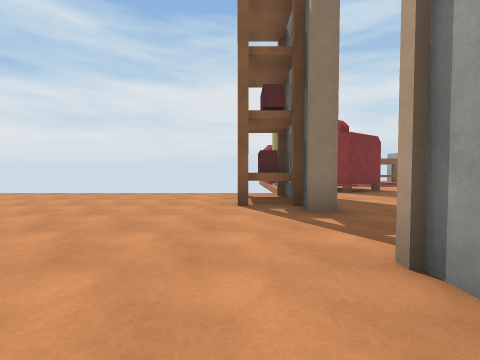
[1] (above)

24 first-person views from a walk through a 3-D level made in the Unity game engine. The camera is 1.3 m above the floor, tilts 2° down and sees 90° across. The floor is counted in squares, 2 m on a side. Each view is taken from the middle of a square. On the plan, view 1 faces up. The plan holds only what a view shows up to about 9 squares ahead; the rest is blank. The player is left out. Surface patterns are stand-ins for the level's own textures.

[2]
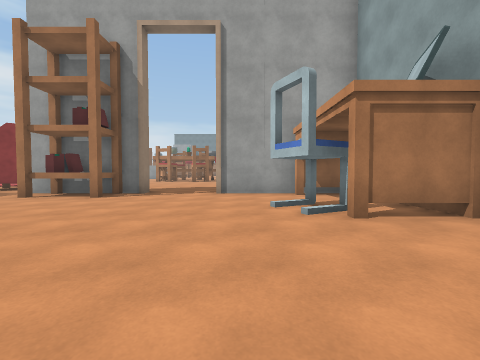

[3]
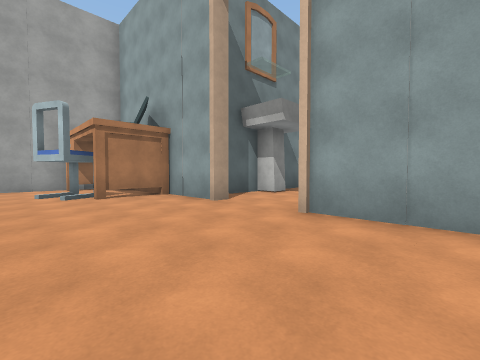

[4]
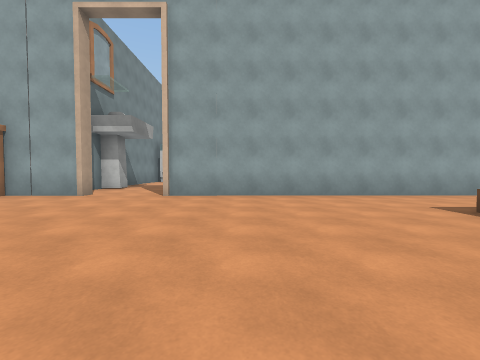

[5]
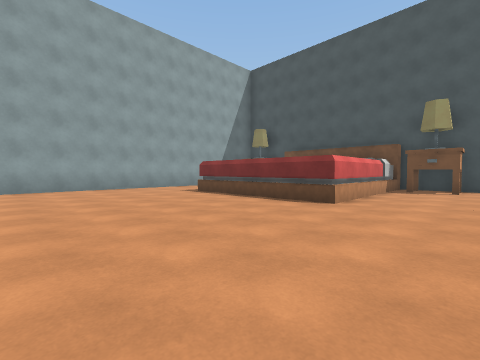

[6]
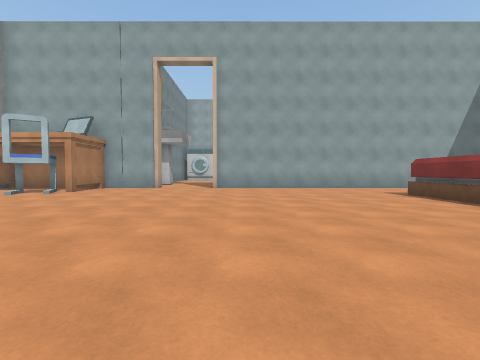

[7]
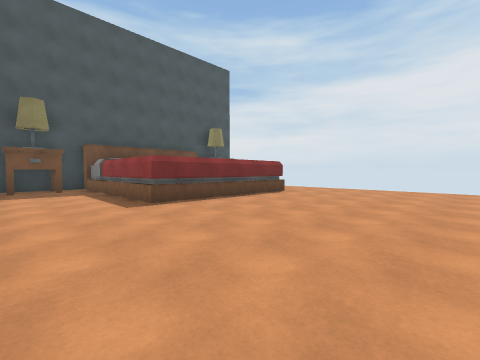

[8]
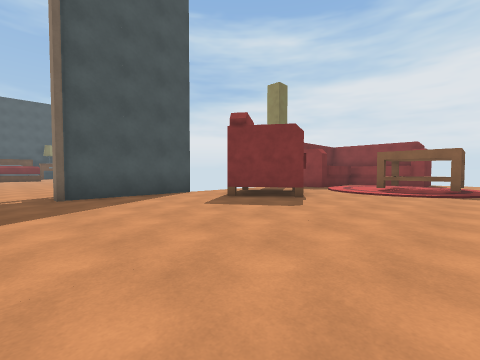

[9]
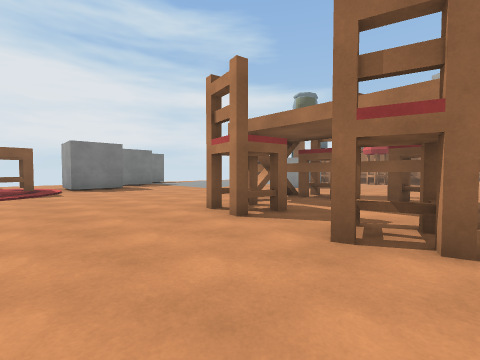

[10]
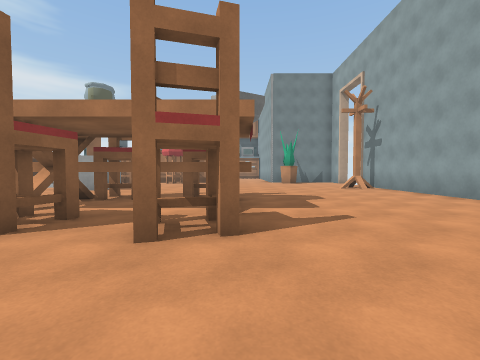

[11]
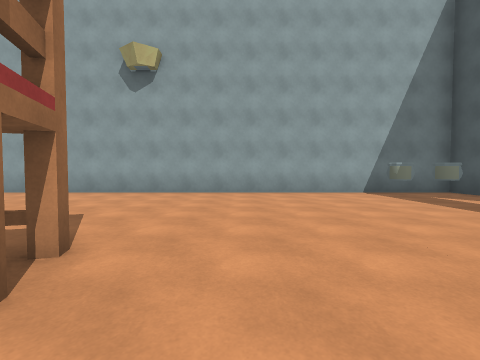

[12]
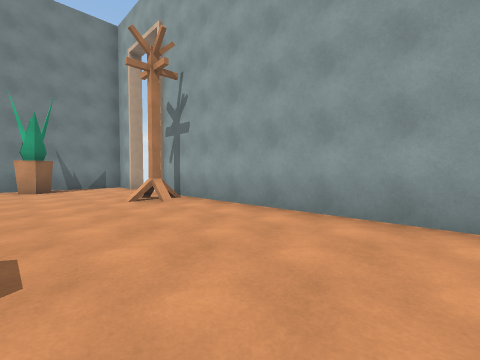

[13]
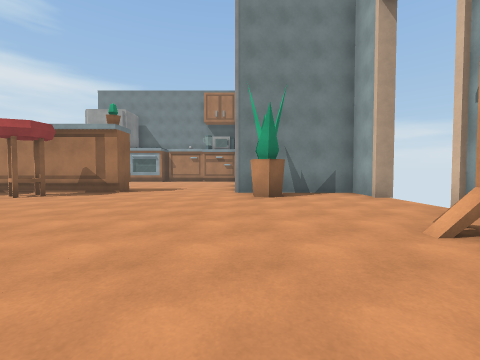

[14]
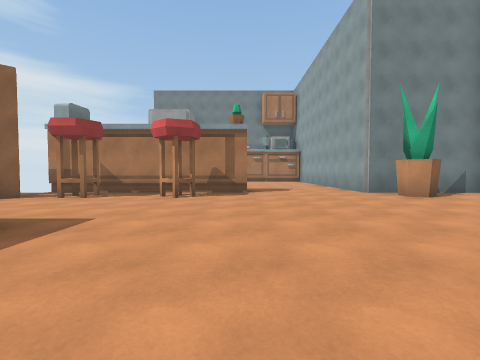

[15]
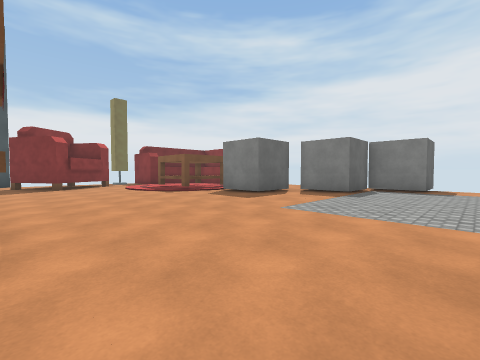

[16]
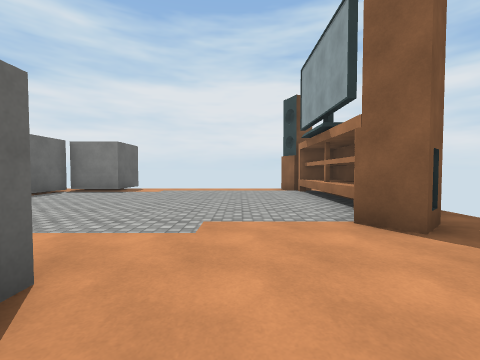

[17]
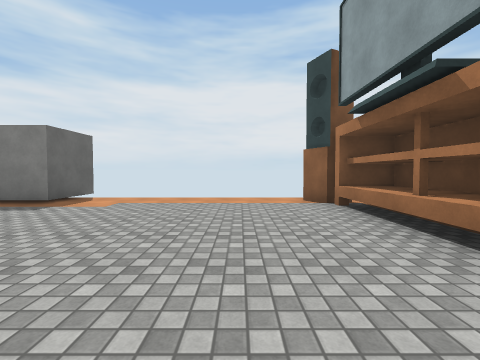

[18]
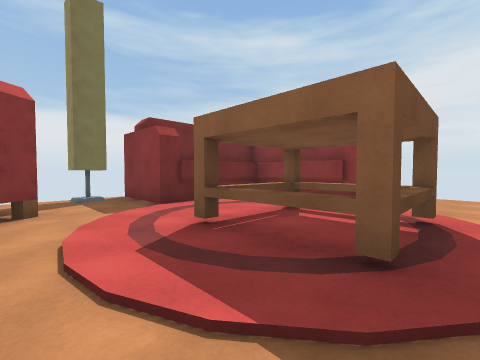

[19]
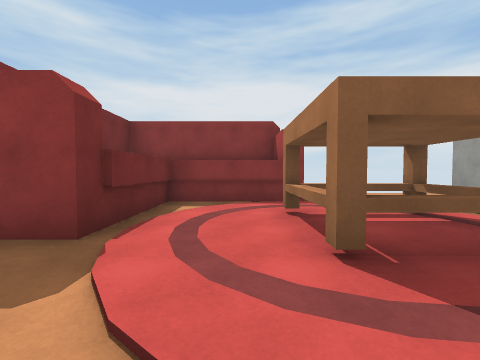

[20]
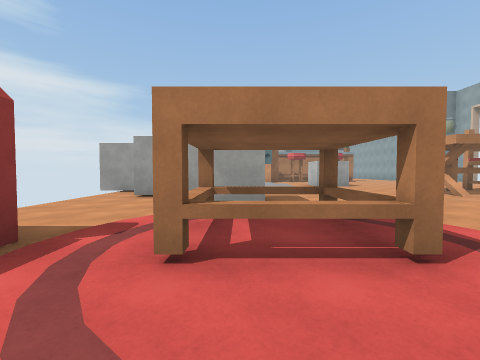

[21]
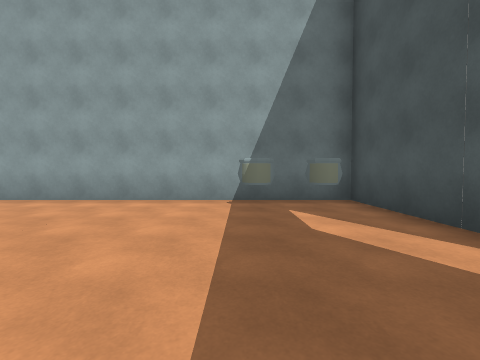

[22]
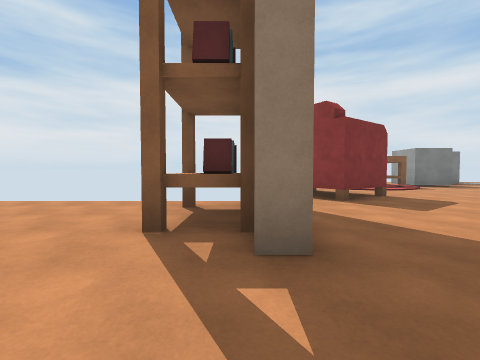

[23]
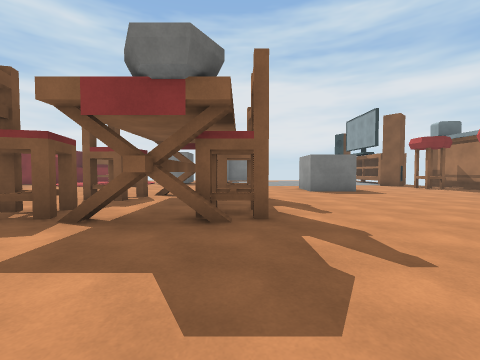

[24]
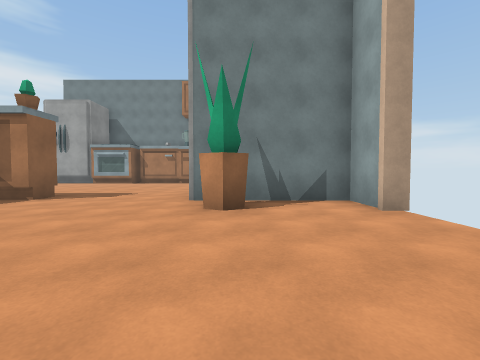

### Floor plan
Key: @ floor where view 1 was taken; # wall or solid block; x gap in a wall; . floor; = window, fence, low wall or low ledge; ^ raised ledge; B books; K bookshelf; S sink; T table; H thing the floor can be seen under or through; R rack; P plant; E speaker; O other object.
Columns run from 19 left of view 1 to 25 right of it. Each row starts with its distance up from view 1.
 18                                x x
 17                           ......#......##
 16                       ####....###......E#
 15                       #.......##.......=#
 14                       #.....###........##
 13                     ###..TT.##.........=
 12                      ....TT............#
 11                      #.................E.x
 10                      ##O.................#
  9                      #OO...........#...O.#
  8                      .##...........#.....#
  7 #...................#.........HH.......O.#
  6  OO................BB........O.HO........# ..
  5  #^^^^^............KK..........H.........#...
  4       ^.............#........O.HO............
  3       ^......................OHH.............
  2       ^......................................
  1 ##^^^^^.............#....................##
  0 #................#.@#..................P.#
 -1  OO.............O#..#O.O.................#
 -2  #..............O...O..............R.....#
 -3    ##########..##   #################x x##
 -4              ...#
 -5              ..S
 -6               ..

Where each view was taken, in squares from view 1:
view 1: 0 up, 0 right, facing up
view 2: 1 up, 6 left, facing right
view 3: 1 up, 9 left, facing down-right
view 4: 4 up, 9 left, facing down
view 5: 7 up, 8 left, facing down-left
view 6: 7 up, 8 left, facing down
view 7: 2 down, 8 left, facing up-left
view 8: 3 up, 8 right, facing up-left
view 9: 3 up, 7 right, facing up-right
view 10: 3 up, 7 right, facing right
view 11: 5 up, 8 right, facing down
view 12: 1 up, 11 right, facing down-right
view 13: 1 up, 14 right, facing right
view 14: 5 up, 14 right, facing right
view 15: 7 up, 15 right, facing up-left
view 16: 8 up, 18 right, facing up
view 17: 11 up, 18 right, facing up
view 18: 10 up, 8 right, facing up-left
view 19: 10 up, 5 right, facing up
view 20: 13 up, 4 right, facing right
view 21: 3 up, 4 right, facing down
view 22: 2 up, 1 right, facing up
view 23: 0 up, 13 right, facing up
view 24: 0 up, 16 right, facing right
